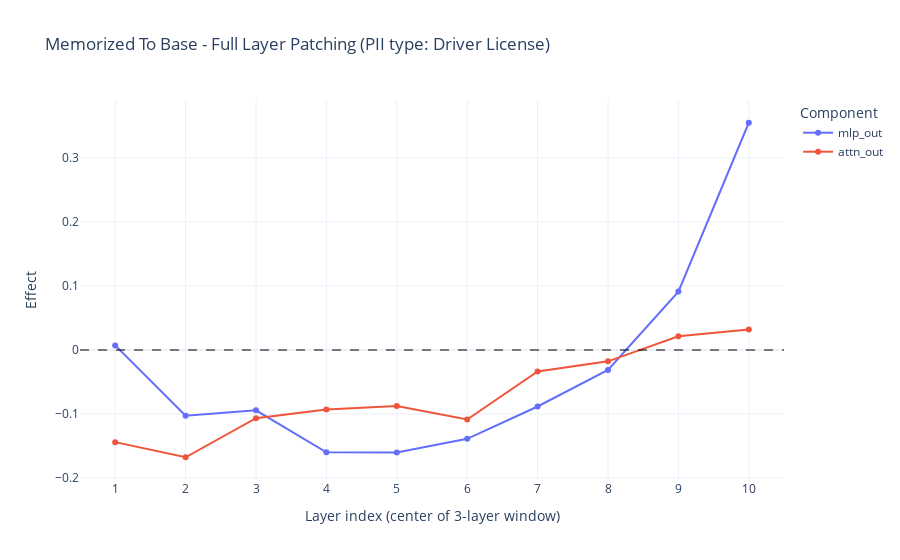
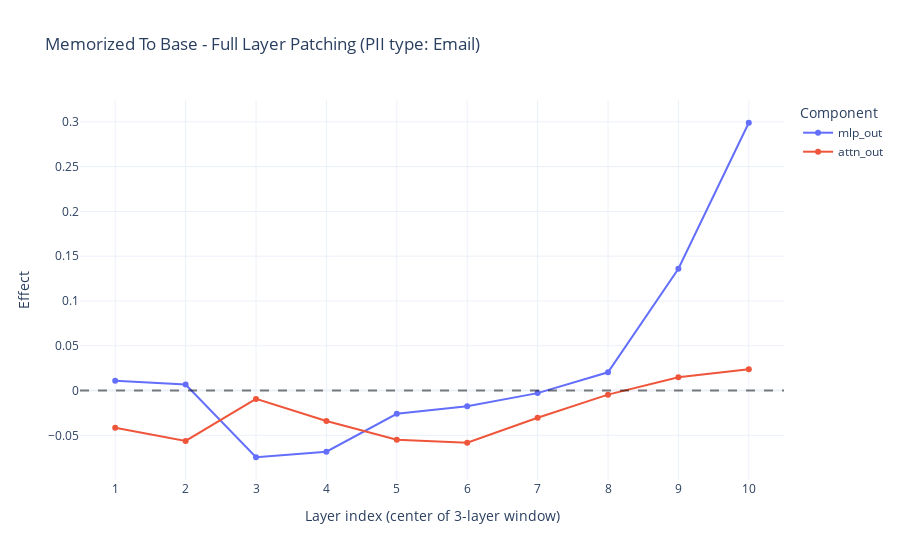
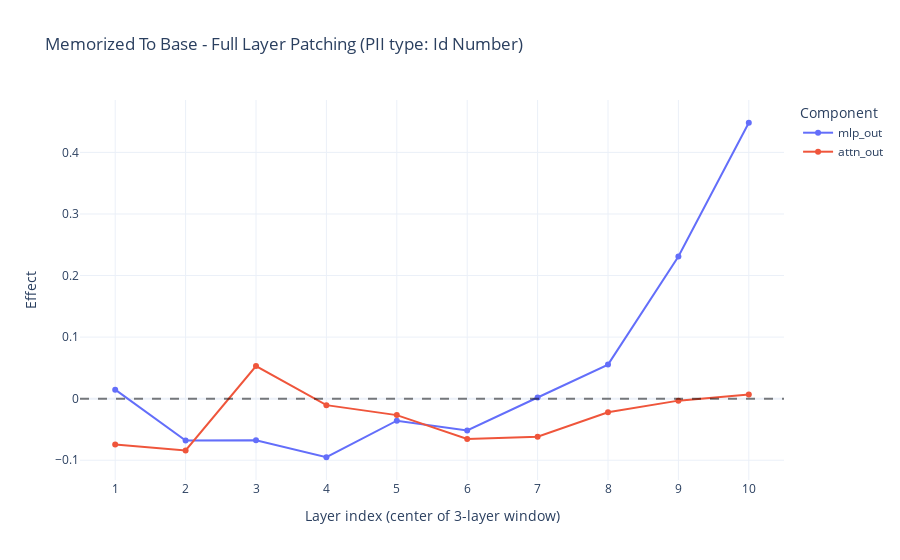
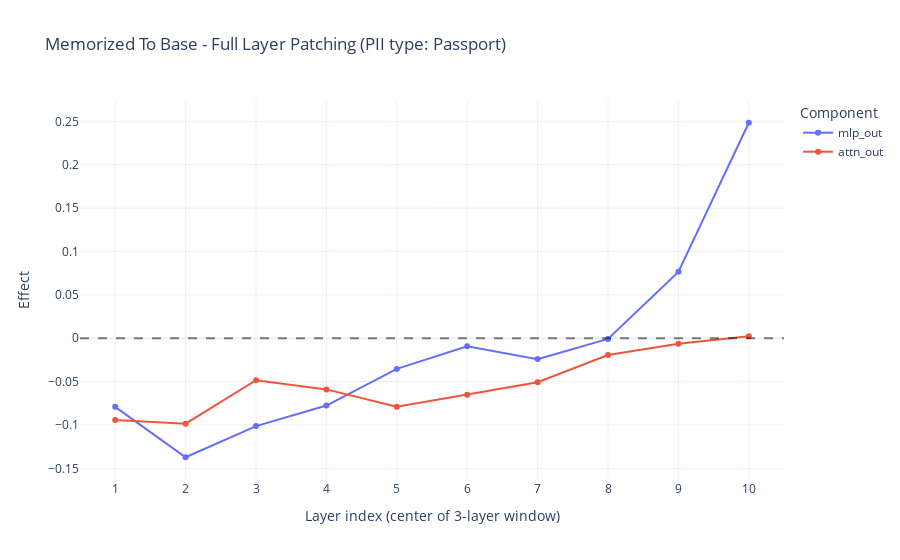

The cell these charts' notebook holds for them, in order:
### Code cell
PATCH_DIRECTION_SWEEP_MEM = "memorized_to_base"
COMPONENTS_MEM = ["mlp_out", "attn_out"]
RUN_ID_SWEEP_MEM = f"v2_layer_sweep_{WINDOW_SIZE}_layer_window"

tl_target_model, tl_control_model, tokenizer = load_pythia_models(
    MODEL_SIZE,
    MEMORIZED_MODEL_PATH,
    BASE_MODEL_PATH,
    DEVICE,
)
baseline_metrics = compute_baseline_metrics(tl_control_model, tl_target_model, tokenized_pii_data)
results = {}
layer_names = COMPONENTS_MEM
for pii_type, samples in tqdm(tokenized_pii_data.items(), desc="PII type", position=0):
    results[pii_type] = {}
    results[pii_type]["num_target_tokens"] = samples["num_target_tokens"]
    baseline_ctrl_logprob = baseline_metrics[pii_type]["mean_ctrl_logprob"]
    for layer_name in tqdm(layer_names, desc=f"{pii_type} layer name", position=1):
        results[pii_type][layer_name] = patch_layer_activations(
            tl_control_model,
            tl_target_model,
            layer_name,
            samples,
            baseline_metrics,
            WINDOW_SIZE,
        )

n_layers = tl_control_model.cfg.n_layers
patched_layer_indices = np.arange(WINDOW_SIZE // 2, n_layers - WINDOW_SIZE // 2)  # centers of WINDOW_SIZE-layer windows

for pii_type, pii_results in results.items():
    num_target_tokens = pii_results["num_target_tokens"]
    fig = go.Figure()
    for component in COMPONENTS_MEM:
        effect = pii_results[component]
        fig.add_trace(
            go.Scatter(
                x=patched_layer_indices,
                y=effect[patched_layer_indices],
                mode="lines+markers",
                name=component,
            )
        )

    title = (
        f"{PATCH_DIRECTION_SWEEP_MEM.replace('_', ' ').title()} - Full Layer Patching\n"
        f"(PII type: {pii_type.replace('_', ' ').title()})"
    )

    fig.add_hline(y=0, line_dash="dash", line_color="black", opacity=0.5)
    fig.update_xaxes(
        title_text=f"Layer index (center of {WINDOW_SIZE}-layer window)" if WINDOW_SIZE > 1 else "Layer index",
        tickmode="array",
        tickvals=patched_layer_indices,
        range=[patched_layer_indices[0] - 0.5, patched_layer_indices[-1] + 0.5],
    )
    fig.update_yaxes(title_text="Effect")

    fig.update_layout(
        title=title,
        legend_title_text="Component",
        template="plotly_white"
    )

    out_dir = OUTPUT_VIS_DIR / PATCH_DIRECTION_SWEEP_MEM / f"num_tg_tkns_{NUM_TARGET_TOKENS}" / RUN_ID_SWEEP_MEM
    os.makedirs(out_dir, exist_ok=True)

    stem = (
        f"layer_sweep"
        f"__pii-{pii_type}"
        f"__components-{'-'.join(COMPONENTS_MEM)}"
        f"__ntok-{num_target_tokens}"
        f"__run-{RUN_ID_SWEEP_MEM}"
    )

    output_path = (out_dir / stem).with_suffix(".png")
    fig.write_image(output_path)
    print(f"Saved figure to: {output_path}")

    fig.show()

RESULTS[RUN_ID_SWEEP_MEM + "_" + PATCH_DIRECTION_SWEEP_MEM] = results

### Figure 1 — Plotly figure (JSON) as saved in the notebook; plotly's stock layout.template omitted (floating-point values rounded to 4 significant figures)
{"data": [{"mode": "lines+markers", "name": "mlp_out", "type": "scatter", "x": [1, 2, 3, 4, 5, 6, 7, 8, 9, 10], "y": [0.007248, -0.1026, -0.09413, -0.1597, -0.1601, -0.1386, -0.08822, -0.03106, 0.09127, 0.3549]}, {"mode": "lines+markers", "name": "attn_out", "type": "scatter", "x": [1, 2, 3, 4, 5, 6, 7, 8, 9, 10], "y": [-0.1438, -0.1675, -0.1064, -0.09304, -0.08741, -0.1084, -0.0334, -0.01767, 0.02156, 0.03189]}], "layout": {"legend": {"title": {"text": "Component"}}, "shapes": [{"line": {"color": "black", "dash": "dash"}, "opacity": 0.5, "type": "line", "x0": 0, "x1": 1, "xref": "x domain", "y0": 0, "y1": 0, "yref": "y"}], "title": {"text": "Memorized To Base - Full Layer Patching\n(PII type: Driver License)"}, "xaxis": {"range": [0.5, 10.5], "tickmode": "array", "tickvals": [1, 2, 3, 4, 5, 6, 7, 8, 9, 10], "title": {"text": "Layer index (center of 3-layer window)"}}, "yaxis": {"title": {"text": "Effect"}}}}

### Figure 2 — Plotly figure (JSON) as saved in the notebook; plotly's stock layout.template omitted (floating-point values rounded to 4 significant figures)
{"data": [{"mode": "lines+markers", "name": "mlp_out", "type": "scatter", "x": [1, 2, 3, 4, 5, 6, 7, 8, 9, 10], "y": [0.01094, 0.006696, -0.07446, -0.06821, -0.02594, -0.01756, -0.002857, 0.02037, 0.136, 0.299]}, {"mode": "lines+markers", "name": "attn_out", "type": "scatter", "x": [1, 2, 3, 4, 5, 6, 7, 8, 9, 10], "y": [-0.04161, -0.05622, -0.009325, -0.03407, -0.05492, -0.05825, -0.03035, -0.004568, 0.0149, 0.02369]}], "layout": {"legend": {"title": {"text": "Component"}}, "shapes": [{"line": {"color": "black", "dash": "dash"}, "opacity": 0.5, "type": "line", "x0": 0, "x1": 1, "xref": "x domain", "y0": 0, "y1": 0, "yref": "y"}], "title": {"text": "Memorized To Base - Full Layer Patching\n(PII type: Email)"}, "xaxis": {"range": [0.5, 10.5], "tickmode": "array", "tickvals": [1, 2, 3, 4, 5, 6, 7, 8, 9, 10], "title": {"text": "Layer index (center of 3-layer window)"}}, "yaxis": {"title": {"text": "Effect"}}}}

### Figure 3 — Plotly figure (JSON) as saved in the notebook; plotly's stock layout.template omitted (floating-point values rounded to 4 significant figures)
{"data": [{"mode": "lines+markers", "name": "mlp_out", "type": "scatter", "x": [1, 2, 3, 4, 5, 6, 7, 8, 9, 10], "y": [0.01463, -0.06809, -0.06764, -0.09518, -0.03581, -0.05174, 0.001926, 0.05529, 0.2308, 0.4482]}, {"mode": "lines+markers", "name": "attn_out", "type": "scatter", "x": [1, 2, 3, 4, 5, 6, 7, 8, 9, 10], "y": [-0.07437, -0.08424, 0.05292, -0.01055, -0.02674, -0.06559, -0.06187, -0.02219, -0.003196, 0.006665]}], "layout": {"legend": {"title": {"text": "Component"}}, "shapes": [{"line": {"color": "black", "dash": "dash"}, "opacity": 0.5, "type": "line", "x0": 0, "x1": 1, "xref": "x domain", "y0": 0, "y1": 0, "yref": "y"}], "title": {"text": "Memorized To Base - Full Layer Patching\n(PII type: Id Number)"}, "xaxis": {"range": [0.5, 10.5], "tickmode": "array", "tickvals": [1, 2, 3, 4, 5, 6, 7, 8, 9, 10], "title": {"text": "Layer index (center of 3-layer window)"}}, "yaxis": {"title": {"text": "Effect"}}}}

### Figure 4 — Plotly figure (JSON) as saved in the notebook; plotly's stock layout.template omitted (floating-point values rounded to 4 significant figures)
{"data": [{"mode": "lines+markers", "name": "mlp_out", "type": "scatter", "x": [1, 2, 3, 4, 5, 6, 7, 8, 9, 10], "y": [-0.07911, -0.1372, -0.1013, -0.07764, -0.03538, -0.00935, -0.02408, -0.000849, 0.07653, 0.2484]}, {"mode": "lines+markers", "name": "attn_out", "type": "scatter", "x": [1, 2, 3, 4, 5, 6, 7, 8, 9, 10], "y": [-0.09424, -0.09848, -0.04835, -0.05898, -0.07893, -0.0651, -0.05068, -0.01934, -0.006418, 0.002165]}], "layout": {"legend": {"title": {"text": "Component"}}, "shapes": [{"line": {"color": "black", "dash": "dash"}, "opacity": 0.5, "type": "line", "x0": 0, "x1": 1, "xref": "x domain", "y0": 0, "y1": 0, "yref": "y"}], "title": {"text": "Memorized To Base - Full Layer Patching\n(PII type: Passport)"}, "xaxis": {"range": [0.5, 10.5], "tickmode": "array", "tickvals": [1, 2, 3, 4, 5, 6, 7, 8, 9, 10], "title": {"text": "Layer index (center of 3-layer window)"}}, "yaxis": {"title": {"text": "Effect"}}}}
